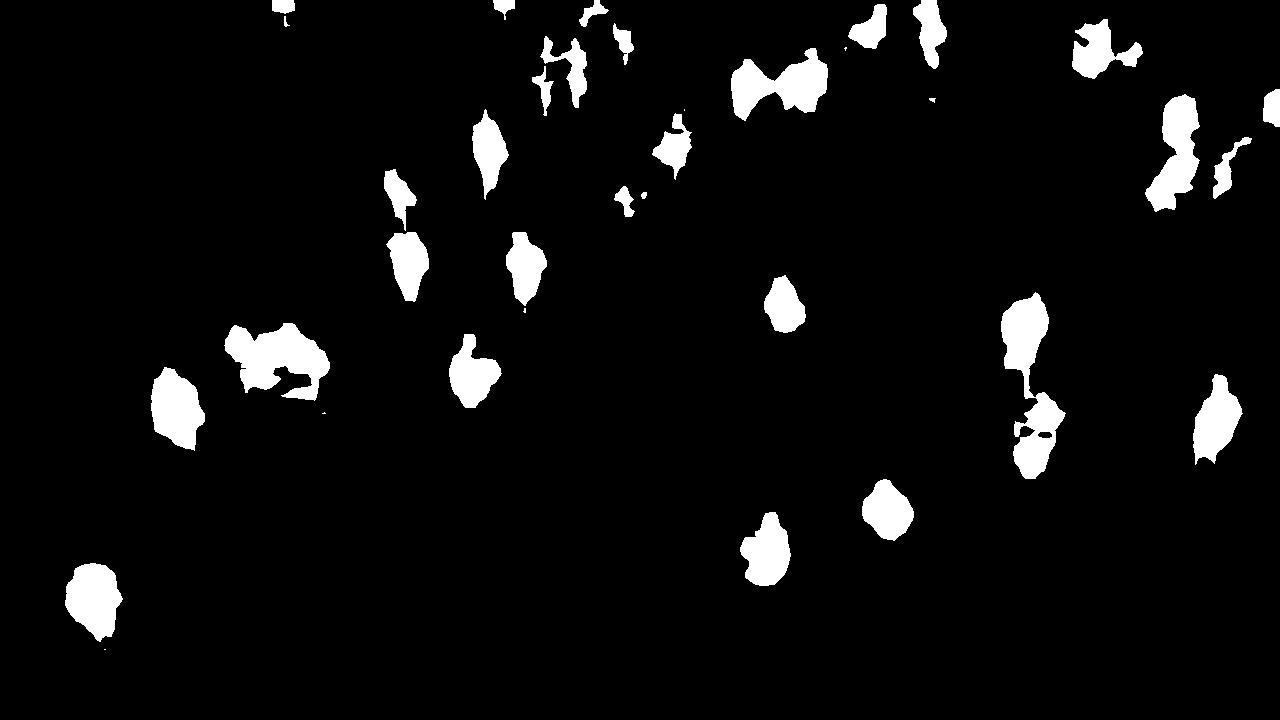
#> input picture transformer/huggingface/opengenus_image.jpeg, 1280 x 720 px
$ python pil.py
#> lines starting #> are read from the running program, lines starting #| are printed output that depends on the picture
from PIL import Image, ImageDraw

def compare_image_and_bbox(image_path, bbox_points):
    # Load the PIL image
#> called with image_path = 'opengenus_image.jpeg'
    img = Image.open(image_path)
#> img is the input picture: PIL image 1280x720 L; min 0, max 255, mean 14.3

    # Create a copy of the image to draw the bounding box
    img_with_bbox = img.copy()
    draw = ImageDraw.Draw(img_with_bbox)

    # Draw the bounding box on the image
    # for x1, y1, x2, y2 in bbox_points:
        # draw.rectangle((x1, y1, x2, y2), outline="red", width=2)

    for p in bbox_points:
        draw.rectangle(p, outline="red", width=2)

    # Display the original image with the bounding box
    img.show()
    img_with_bbox.show()
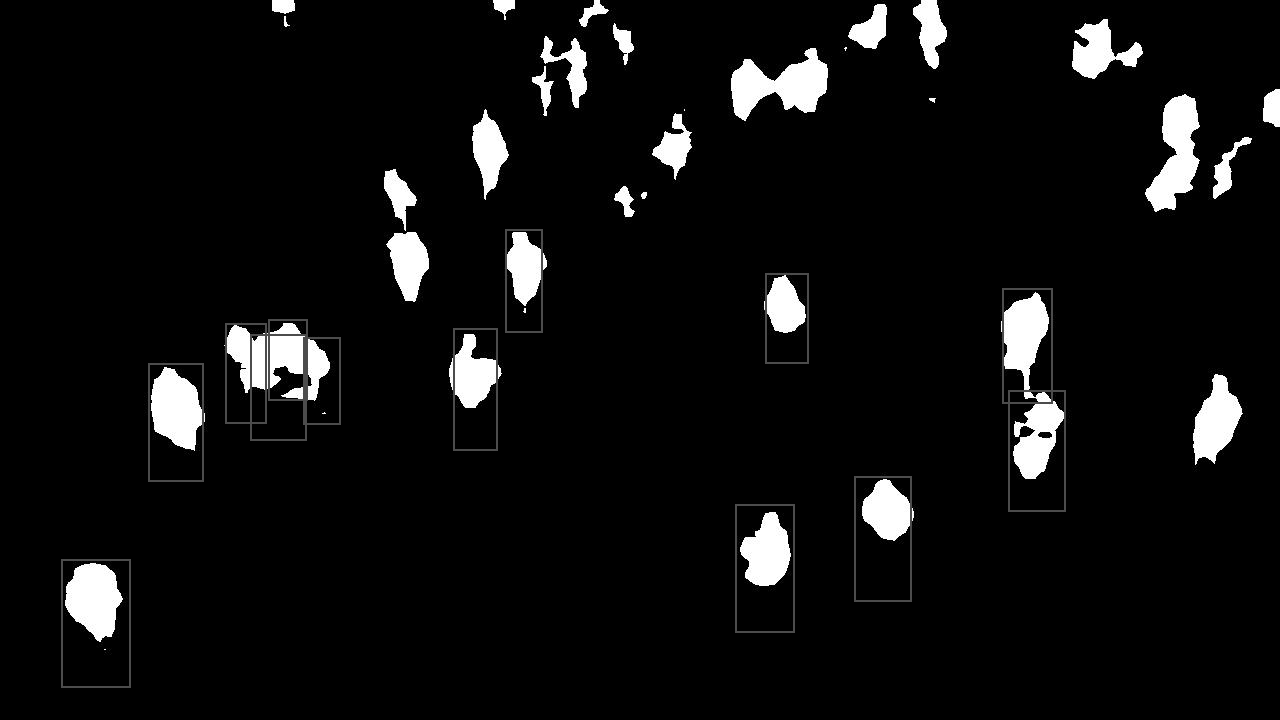
#> shown: PIL image 1280x720 L; min 0, max 255, mean 14.6

    # Save the images if needed
    img_with_bbox.save("image_with_bbox.jpg")

    # Close the images
    img.close()
    img_with_bbox.close()

if __name__ == "__main__":
    # Example usage
    image_path = "opengenus_image.jpeg"
    # Example bounding box represented by two points (x1, y1, x2, y2)
    # bounding_box = (100, 50, 300, 200)
    # bounding_box =((61.81, 559.8), (130.4, 687.8) ,(148.82, 363.68), (203.1, 481.7) ,(225.1, 323.26), (266.48, 423.21) ,(250.08, 334.72), (306.8, 440.2) ,(268.5, 319.77), (307.8, 400.75) ,(303.25, 337.42), (340.05, 424.6) ,(453.0, 328.87), (497.55, 450.46) ,(505.27, 229.55), (542.72, 332.37) ,(765.01, 273.17), (808.86, 363.74) ,(735.35, 504.14), (794.98, 632.96) ,(854.1, 476.28), (911.26, 601.3) ,(1008.84, 390.62), (1065.7, 511.5) ,(1002.66, 288.3), (1052.4, 403.2) ,(1145.78, 139.73), (1193.78, 237.57) ,(1208.8, 135.95), (1253.29, 226.13) ,(1160.26, 83.97), (1200.43, 159.04) ,(1210.56, 0.0), (1229.7, 28.6) ,(1122.88, 28.45), (1159.71, 113.34) ,(1088.35, 16.22), (1112.31, 89.74) ,(1062.86, 20.25), (1090.53, 91.08) ,(922.47, 30.14), (946.24, 117.31) ,(915.46, 0.0), (950.39, 64.2) ,(864.11, 0.14), (888.18, 66.6) ,(840.36, 28.65), (860.9, 77.6) ,(730.56, 57.99), (760.86, 129.03) ,(796.14, 46.1), (826.58, 133.74) ,(777.91, 60.64), (808.68, 146.7) ,(657.79, 99.69), (698.05, 196.8) ,(615.05, 153.3), (653.78, 247.67) ,(616.82, 28.84), (642.71, 109.54) ,(609.51, 0.0), (634.97, 71.53) ,(564.3, 37.68), (591.1, 124.63) ,(528.0, 35.29), (555.64, 121.28) ,(485.32, 0.0), (517.65, 35.8) ,(575.9, 0.02), (613.06, 26.7) ,(469.38, 106.45), (504.86, 202.37) ,(383.08, 217.96), (426.29, 308.9) ,(383.41, 165.57), (416.04, 228.64) ,(270.9, 0.0), (303.73, 57.36) ,(198.21, 0.0), (232.1, 68.82) ,(58.8, 83.0), (91.0, 160.3) ,(1185.14, 373.85), (1242.23, 487.2) ,(1261.84, 82.72), (1280.0, 149.9))
    bounding_box = ((61.81, 559.8, 130.4, 687.8), (148.82, 363.68, 203.1, 481.7),
                   (225.1, 323.26, 266.48, 423.21),
                    (250.08, 334.72, 306.8, 440.2),
                    (268.5, 319.77, 307.8, 400.75),
                    (303.25, 337.42, 340.05, 424.6),
                    (453.0, 328.87, 497.55, 450.46),
                    (505.27, 229.55, 542.72, 332.37),
                    (765.01, 273.17, 808.86, 363.74),
                    (735.35, 504.14, 794.98, 632.96),
                    (854.1, 476.28, 911.26, 601.3),
                    (1008.84, 390.62, 1065.7, 511.5),
                    (1002.66, 288.3, 1052.4, 403.2))
    # 1145.78, 139.73, 1193.78, 237.57,1208.8, 135.95, 1253.29, 226.13 ,1160.26, 83.97, 1200.43, 159.04 ,1210.56, 0.0, 1229.7, 28.6 ,1122.88, 28.45, 1159.71, 113.34 ,1088.35, 16.22, 1112.31, 89.74 ,1062.86, 20.25, 1090.53, 91.08 ,922.47, 30.14, 946.24, 117.31 ,915.46, 0.0, 950.39, 64.2 ,864.11, 0.14, 888.18, 66.6 ,840.36, 28.65, 860.9, 77.6 ,730.56, 57.99, 760.86, 129.03 ,796.14, 46.1, 826.58, 133.74 ,777.91, 60.64, 808.68, 146.7 ,657.79, 99.69, 698.05, 196.8 ,615.05, 153.3, 653.78, 247.67 ,616.82, 28.84, 642.71, 109.54 ,609.51, 0.0, 634.97, 71.53 ,564.3, 37.68, 591.1, 124.63 ,528.0, 35.29, 555.64, 121.28 ,485.32, 0.0, 517.65, 35.8 ,575.9, 0.02, 613.06, 26.7 ,469.38, 106.45, 504.86, 202.37 ,383.08, 217.96, 426.29, 308.9 ,383.41, 165.57, 416.04, 228.64 ,270.9, 0.0, 303.73, 57.36 ,198.21, 0.0, 232.1, 68.82 ,58.8, 83.0, 91.0, 160.3 ,1185.14, 373.85, 1242.23, 487.2 ,1261.84, 82.72, 1280.0, 149.9)
    # Compare the image and bounding box
    compare_image_and_bbox(image_path, bounding_box)
